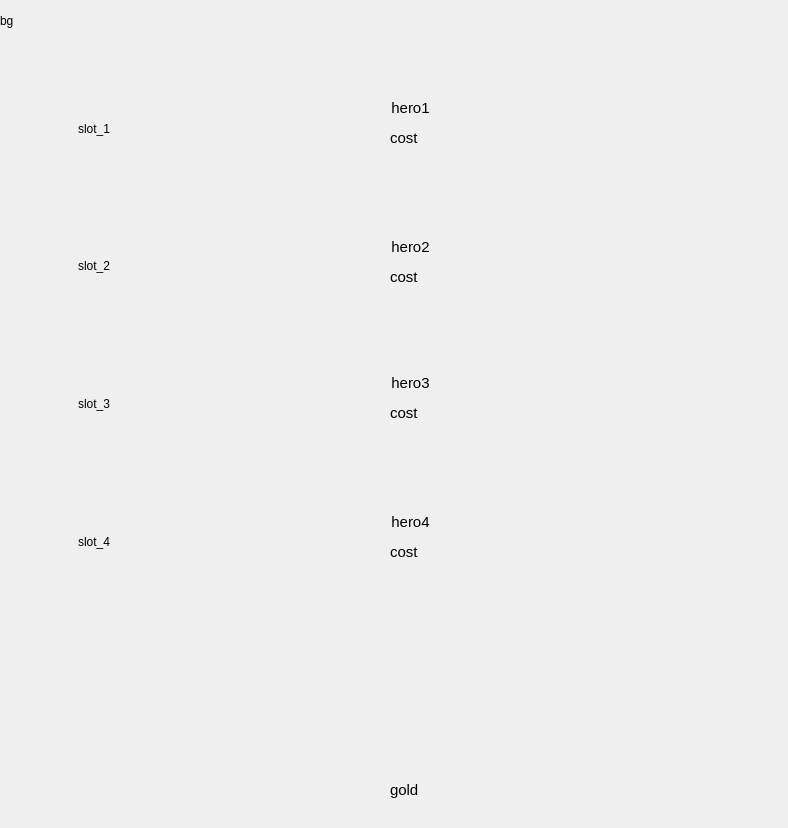
<?xml version="1.0" encoding="UTF-8"?>
<ui version="4.0">
 <class>ChooseHeroMenu</class>
 <widget class="QMainWindow" name="ChooseHeroMenu">
  <property name="geometry">
   <rect>
    <x>0</x>
    <y>0</y>
    <width>788</width>
    <height>828</height>
   </rect>
  </property>
  <property name="windowTitle">
   <string>ChooseHero</string>
  </property>
  <widget class="QWidget" name="centralwidget">
   <widget class="QLabel" name="slot2">
    <property name="geometry">
     <rect>
      <x>78</x>
      <y>202</y>
      <width>105</width>
      <height>127</height>
     </rect>
    </property>
    <property name="frameShape">
     <enum>QFrame::NoFrame</enum>
    </property>
    <property name="frameShadow">
     <enum>QFrame::Raised</enum>
    </property>
    <property name="lineWidth">
     <number>1</number>
    </property>
    <property name="midLineWidth">
     <number>0</number>
    </property>
    <property name="text">
     <string>slot_2</string>
    </property>
   </widget>
   <widget class="QPushButton" name="pushButtonSlot1">
    <property name="geometry">
     <rect>
      <x>78</x>
      <y>65</y>
      <width>105</width>
      <height>127</height>
     </rect>
    </property>
    <property name="text">
     <string/>
    </property>
    <property name="flat">
     <bool>true</bool>
    </property>
   </widget>
   <widget class="QLabel" name="slot3">
    <property name="geometry">
     <rect>
      <x>78</x>
      <y>340</y>
      <width>105</width>
      <height>127</height>
     </rect>
    </property>
    <property name="frameShape">
     <enum>QFrame::NoFrame</enum>
    </property>
    <property name="frameShadow">
     <enum>QFrame::Raised</enum>
    </property>
    <property name="lineWidth">
     <number>1</number>
    </property>
    <property name="midLineWidth">
     <number>0</number>
    </property>
    <property name="text">
     <string>slot_3</string>
    </property>
   </widget>
   <widget class="QLabel" name="slot4">
    <property name="geometry">
     <rect>
      <x>78</x>
      <y>478</y>
      <width>105</width>
      <height>127</height>
     </rect>
    </property>
    <property name="frameShape">
     <enum>QFrame::NoFrame</enum>
    </property>
    <property name="frameShadow">
     <enum>QFrame::Raised</enum>
    </property>
    <property name="lineWidth">
     <number>1</number>
    </property>
    <property name="midLineWidth">
     <number>0</number>
    </property>
    <property name="text">
     <string>slot_4</string>
    </property>
   </widget>
   <widget class="QPushButton" name="pushButtonSlot3">
    <property name="geometry">
     <rect>
      <x>78</x>
      <y>340</y>
      <width>105</width>
      <height>127</height>
     </rect>
    </property>
    <property name="text">
     <string/>
    </property>
    <property name="flat">
     <bool>true</bool>
    </property>
   </widget>
   <widget class="QPushButton" name="pushButtonSlot4">
    <property name="geometry">
     <rect>
      <x>78</x>
      <y>478</y>
      <width>105</width>
      <height>127</height>
     </rect>
    </property>
    <property name="text">
     <string/>
    </property>
    <property name="flat">
     <bool>true</bool>
    </property>
   </widget>
   <widget class="QLabel" name="slot1">
    <property name="geometry">
     <rect>
      <x>78</x>
      <y>65</y>
      <width>105</width>
      <height>127</height>
     </rect>
    </property>
    <property name="frameShape">
     <enum>QFrame::NoFrame</enum>
    </property>
    <property name="frameShadow">
     <enum>QFrame::Raised</enum>
    </property>
    <property name="lineWidth">
     <number>1</number>
    </property>
    <property name="midLineWidth">
     <number>0</number>
    </property>
    <property name="text">
     <string>slot_1</string>
    </property>
   </widget>
   <widget class="QPushButton" name="pushButtonSlot2">
    <property name="geometry">
     <rect>
      <x>78</x>
      <y>202</y>
      <width>105</width>
      <height>127</height>
     </rect>
    </property>
    <property name="text">
     <string/>
    </property>
    <property name="flat">
     <bool>true</bool>
    </property>
   </widget>
   <widget class="QLabel" name="gifLabel1">
    <property name="geometry">
     <rect>
      <x>486</x>
      <y>65</y>
      <width>201</width>
      <height>127</height>
     </rect>
    </property>
    <property name="sizePolicy">
     <sizepolicy hsizetype="Preferred" vsizetype="Preferred">
      <horstretch>0</horstretch>
      <verstretch>0</verstretch>
     </sizepolicy>
    </property>
    <property name="frameShape">
     <enum>QFrame::Panel</enum>
    </property>
    <property name="frameShadow">
     <enum>QFrame::Sunken</enum>
    </property>
    <property name="lineWidth">
     <number>0</number>
    </property>
    <property name="text">
     <string/>
    </property>
    <property name="scaledContents">
     <bool>false</bool>
    </property>
    <property name="alignment">
     <set>Qt::AlignCenter</set>
    </property>
   </widget>
   <widget class="QLabel" name="gifLabel2">
    <property name="geometry">
     <rect>
      <x>486</x>
      <y>202</y>
      <width>201</width>
      <height>127</height>
     </rect>
    </property>
    <property name="frameShape">
     <enum>QFrame::Panel</enum>
    </property>
    <property name="frameShadow">
     <enum>QFrame::Sunken</enum>
    </property>
    <property name="lineWidth">
     <number>0</number>
    </property>
    <property name="text">
     <string/>
    </property>
    <property name="scaledContents">
     <bool>false</bool>
    </property>
    <property name="alignment">
     <set>Qt::AlignCenter</set>
    </property>
   </widget>
   <widget class="QLabel" name="gifLabel3">
    <property name="geometry">
     <rect>
      <x>486</x>
      <y>340</y>
      <width>201</width>
      <height>127</height>
     </rect>
    </property>
    <property name="frameShape">
     <enum>QFrame::Panel</enum>
    </property>
    <property name="frameShadow">
     <enum>QFrame::Sunken</enum>
    </property>
    <property name="lineWidth">
     <number>0</number>
    </property>
    <property name="text">
     <string/>
    </property>
    <property name="scaledContents">
     <bool>false</bool>
    </property>
    <property name="alignment">
     <set>Qt::AlignCenter</set>
    </property>
   </widget>
   <widget class="QLabel" name="gifLabel4">
    <property name="geometry">
     <rect>
      <x>486</x>
      <y>478</y>
      <width>201</width>
      <height>127</height>
     </rect>
    </property>
    <property name="frameShape">
     <enum>QFrame::Panel</enum>
    </property>
    <property name="frameShadow">
     <enum>QFrame::Sunken</enum>
    </property>
    <property name="lineWidth">
     <number>0</number>
    </property>
    <property name="text">
     <string/>
    </property>
    <property name="scaledContents">
     <bool>false</bool>
    </property>
    <property name="alignment">
     <set>Qt::AlignCenter</set>
    </property>
   </widget>
   <widget class="QPushButton" name="pushButtonBack">
    <property name="geometry">
     <rect>
      <x>700</x>
      <y>766</y>
      <width>60</width>
      <height>60</height>
     </rect>
    </property>
    <property name="toolTip">
     <string>Закрыть</string>
    </property>
    <property name="autoFillBackground">
     <bool>false</bool>
    </property>
    <property name="text">
     <string/>
    </property>
    <property name="flat">
     <bool>true</bool>
    </property>
   </widget>
   <widget class="QLabel" name="heroMenuBG">
    <property name="geometry">
     <rect>
      <x>0</x>
      <y>0</y>
      <width>41</width>
      <height>41</height>
     </rect>
    </property>
    <property name="maximumSize">
     <size>
      <width>788</width>
      <height>828</height>
     </size>
    </property>
    <property name="text">
     <string>bg</string>
    </property>
   </widget>
   <widget class="QLabel" name="slotFrame1">
    <property name="geometry">
     <rect>
      <x>67</x>
      <y>54</y>
      <width>125</width>
      <height>149</height>
     </rect>
    </property>
    <property name="frameShape">
     <enum>QFrame::Panel</enum>
    </property>
    <property name="frameShadow">
     <enum>QFrame::Raised</enum>
    </property>
    <property name="lineWidth">
     <number>0</number>
    </property>
    <property name="midLineWidth">
     <number>0</number>
    </property>
    <property name="text">
     <string/>
    </property>
   </widget>
   <widget class="QLabel" name="slotFrame2">
    <property name="geometry">
     <rect>
      <x>67</x>
      <y>191</y>
      <width>125</width>
      <height>150</height>
     </rect>
    </property>
    <property name="frameShape">
     <enum>QFrame::Panel</enum>
    </property>
    <property name="frameShadow">
     <enum>QFrame::Raised</enum>
    </property>
    <property name="lineWidth">
     <number>0</number>
    </property>
    <property name="midLineWidth">
     <number>0</number>
    </property>
    <property name="text">
     <string/>
    </property>
   </widget>
   <widget class="QLabel" name="slotFrame3">
    <property name="geometry">
     <rect>
      <x>67</x>
      <y>329</y>
      <width>125</width>
      <height>150</height>
     </rect>
    </property>
    <property name="frameShape">
     <enum>QFrame::Panel</enum>
    </property>
    <property name="frameShadow">
     <enum>QFrame::Raised</enum>
    </property>
    <property name="lineWidth">
     <number>0</number>
    </property>
    <property name="midLineWidth">
     <number>0</number>
    </property>
    <property name="text">
     <string/>
    </property>
   </widget>
   <widget class="QLabel" name="slotFrame4">
    <property name="geometry">
     <rect>
      <x>67</x>
      <y>467</y>
      <width>125</width>
      <height>150</height>
     </rect>
    </property>
    <property name="frameShape">
     <enum>QFrame::Panel</enum>
    </property>
    <property name="frameShadow">
     <enum>QFrame::Raised</enum>
    </property>
    <property name="lineWidth">
     <number>0</number>
    </property>
    <property name="midLineWidth">
     <number>0</number>
    </property>
    <property name="text">
     <string/>
    </property>
   </widget>
   <widget class="QLabel" name="costUnit1">
    <property name="geometry">
     <rect>
      <x>390</x>
      <y>128</y>
      <width>71</width>
      <height>20</height>
     </rect>
    </property>
    <property name="font">
     <font>
      <family>Arial</family>
      <pointsize>11</pointsize>
      <weight>50</weight>
      <bold>false</bold>
     </font>
    </property>
    <property name="text">
     <string>cost</string>
    </property>
   </widget>
   <widget class="QLabel" name="costUnit2">
    <property name="geometry">
     <rect>
      <x>390</x>
      <y>267</y>
      <width>71</width>
      <height>20</height>
     </rect>
    </property>
    <property name="font">
     <font>
      <family>Arial</family>
      <pointsize>11</pointsize>
      <weight>50</weight>
      <bold>false</bold>
     </font>
    </property>
    <property name="text">
     <string>cost</string>
    </property>
   </widget>
   <widget class="QLabel" name="costUnit3">
    <property name="geometry">
     <rect>
      <x>390</x>
      <y>403</y>
      <width>71</width>
      <height>20</height>
     </rect>
    </property>
    <property name="font">
     <font>
      <family>Arial</family>
      <pointsize>11</pointsize>
      <weight>50</weight>
      <bold>false</bold>
     </font>
    </property>
    <property name="text">
     <string>cost</string>
    </property>
   </widget>
   <widget class="QLabel" name="costUnit4">
    <property name="geometry">
     <rect>
      <x>390</x>
      <y>542</y>
      <width>71</width>
      <height>20</height>
     </rect>
    </property>
    <property name="font">
     <font>
      <family>Arial</family>
      <pointsize>11</pointsize>
      <weight>50</weight>
      <bold>false</bold>
     </font>
    </property>
    <property name="text">
     <string>cost</string>
    </property>
   </widget>
   <widget class="QPushButton" name="pushButtonBuy">
    <property name="geometry">
     <rect>
      <x>630</x>
      <y>766</y>
      <width>60</width>
      <height>60</height>
     </rect>
    </property>
    <property name="toolTip">
     <string>Нанять</string>
    </property>
    <property name="autoFillBackground">
     <bool>false</bool>
    </property>
    <property name="text">
     <string/>
    </property>
    <property name="flat">
     <bool>true</bool>
    </property>
   </widget>
   <widget class="QPushButton" name="pushButtonSelect1">
    <property name="geometry">
     <rect>
      <x>60</x>
      <y>54</y>
      <width>670</width>
      <height>149</height>
     </rect>
    </property>
    <property name="text">
     <string/>
    </property>
    <property name="checkable">
     <bool>false</bool>
    </property>
    <property name="flat">
     <bool>true</bool>
    </property>
   </widget>
   <widget class="QPushButton" name="pushButtonSelect2">
    <property name="geometry">
     <rect>
      <x>60</x>
      <y>191</y>
      <width>670</width>
      <height>150</height>
     </rect>
    </property>
    <property name="text">
     <string/>
    </property>
    <property name="flat">
     <bool>true</bool>
    </property>
   </widget>
   <widget class="QLabel" name="labelSelected1">
    <property name="enabled">
     <bool>true</bool>
    </property>
    <property name="geometry">
     <rect>
      <x>60</x>
      <y>54</y>
      <width>661</width>
      <height>149</height>
     </rect>
    </property>
    <property name="frameShape">
     <enum>QFrame::Box</enum>
    </property>
    <property name="lineWidth">
     <number>0</number>
    </property>
    <property name="text">
     <string/>
    </property>
   </widget>
   <widget class="QLabel" name="labelSelected2">
    <property name="enabled">
     <bool>true</bool>
    </property>
    <property name="geometry">
     <rect>
      <x>60</x>
      <y>191</y>
      <width>670</width>
      <height>150</height>
     </rect>
    </property>
    <property name="frameShape">
     <enum>QFrame::Box</enum>
    </property>
    <property name="lineWidth">
     <number>0</number>
    </property>
    <property name="text">
     <string/>
    </property>
   </widget>
   <widget class="QLabel" name="labelSelected3">
    <property name="enabled">
     <bool>true</bool>
    </property>
    <property name="geometry">
     <rect>
      <x>60</x>
      <y>329</y>
      <width>670</width>
      <height>150</height>
     </rect>
    </property>
    <property name="frameShape">
     <enum>QFrame::Box</enum>
    </property>
    <property name="lineWidth">
     <number>0</number>
    </property>
    <property name="text">
     <string/>
    </property>
   </widget>
   <widget class="QLabel" name="labelSelected4">
    <property name="enabled">
     <bool>true</bool>
    </property>
    <property name="geometry">
     <rect>
      <x>60</x>
      <y>467</y>
      <width>670</width>
      <height>150</height>
     </rect>
    </property>
    <property name="frameShape">
     <enum>QFrame::Box</enum>
    </property>
    <property name="lineWidth">
     <number>0</number>
    </property>
    <property name="text">
     <string/>
    </property>
   </widget>
   <widget class="QPushButton" name="pushButtonSelect3">
    <property name="geometry">
     <rect>
      <x>60</x>
      <y>329</y>
      <width>670</width>
      <height>150</height>
     </rect>
    </property>
    <property name="text">
     <string/>
    </property>
    <property name="flat">
     <bool>true</bool>
    </property>
   </widget>
   <widget class="QPushButton" name="pushButtonSelect4">
    <property name="geometry">
     <rect>
      <x>60</x>
      <y>467</y>
      <width>670</width>
      <height>150</height>
     </rect>
    </property>
    <property name="text">
     <string/>
    </property>
    <property name="flat">
     <bool>true</bool>
    </property>
   </widget>
   <widget class="QLabel" name="gold">
    <property name="geometry">
     <rect>
      <x>390</x>
      <y>780</y>
      <width>71</width>
      <height>20</height>
     </rect>
    </property>
    <property name="font">
     <font>
      <family>Arial</family>
      <pointsize>11</pointsize>
      <weight>50</weight>
      <bold>false</bold>
     </font>
    </property>
    <property name="text">
     <string>gold</string>
    </property>
   </widget>
   <widget class="QLabel" name="nameHero1">
    <property name="geometry">
     <rect>
      <x>300</x>
      <y>98</y>
      <width>221</width>
      <height>20</height>
     </rect>
    </property>
    <property name="font">
     <font>
      <family>Arial</family>
      <pointsize>11</pointsize>
      <weight>50</weight>
      <bold>false</bold>
     </font>
    </property>
    <property name="text">
     <string>hero1</string>
    </property>
    <property name="alignment">
     <set>Qt::AlignCenter</set>
    </property>
   </widget>
   <widget class="QLabel" name="nameHero2">
    <property name="geometry">
     <rect>
      <x>300</x>
      <y>237</y>
      <width>221</width>
      <height>20</height>
     </rect>
    </property>
    <property name="font">
     <font>
      <family>Arial</family>
      <pointsize>11</pointsize>
      <weight>50</weight>
      <bold>false</bold>
     </font>
    </property>
    <property name="text">
     <string>hero2</string>
    </property>
    <property name="alignment">
     <set>Qt::AlignCenter</set>
    </property>
   </widget>
   <widget class="QLabel" name="nameHero3">
    <property name="geometry">
     <rect>
      <x>300</x>
      <y>373</y>
      <width>221</width>
      <height>20</height>
     </rect>
    </property>
    <property name="font">
     <font>
      <family>Arial</family>
      <pointsize>11</pointsize>
      <weight>50</weight>
      <bold>false</bold>
     </font>
    </property>
    <property name="text">
     <string>hero3</string>
    </property>
    <property name="alignment">
     <set>Qt::AlignCenter</set>
    </property>
   </widget>
   <widget class="QLabel" name="nameHero4">
    <property name="geometry">
     <rect>
      <x>300</x>
      <y>512</y>
      <width>221</width>
      <height>20</height>
     </rect>
    </property>
    <property name="font">
     <font>
      <family>Arial</family>
      <pointsize>11</pointsize>
      <weight>50</weight>
      <bold>false</bold>
     </font>
    </property>
    <property name="text">
     <string>hero4</string>
    </property>
    <property name="alignment">
     <set>Qt::AlignCenter</set>
    </property>
   </widget>
   <zorder>gifLabel3</zorder>
   <zorder>gifLabel2</zorder>
   <zorder>gifLabel1</zorder>
   <zorder>gifLabel4</zorder>
   <zorder>heroMenuBG</zorder>
   <zorder>labelSelected3</zorder>
   <zorder>labelSelected2</zorder>
   <zorder>labelSelected1</zorder>
   <zorder>labelSelected4</zorder>
   <zorder>costUnit3</zorder>
   <zorder>costUnit2</zorder>
   <zorder>costUnit4</zorder>
   <zorder>costUnit1</zorder>
   <zorder>slotFrame4</zorder>
   <zorder>slotFrame3</zorder>
   <zorder>slotFrame2</zorder>
   <zorder>slotFrame1</zorder>
   <zorder>slot1</zorder>
   <zorder>slot2</zorder>
   <zorder>slot3</zorder>
   <zorder>slot4</zorder>
   <zorder>pushButtonBack</zorder>
   <zorder>pushButtonBuy</zorder>
   <zorder>gold</zorder>
   <zorder>nameHero1</zorder>
   <zorder>nameHero2</zorder>
   <zorder>nameHero3</zorder>
   <zorder>nameHero4</zorder>
   <zorder>pushButtonSelect2</zorder>
   <zorder>pushButtonSelect1</zorder>
   <zorder>pushButtonSelect4</zorder>
   <zorder>pushButtonSelect3</zorder>
   <zorder>pushButtonSlot4</zorder>
   <zorder>pushButtonSlot3</zorder>
   <zorder>pushButtonSlot1</zorder>
   <zorder>pushButtonSlot2</zorder>
  </widget>
 </widget>
 <resources/>
 <connections/>
</ui>
